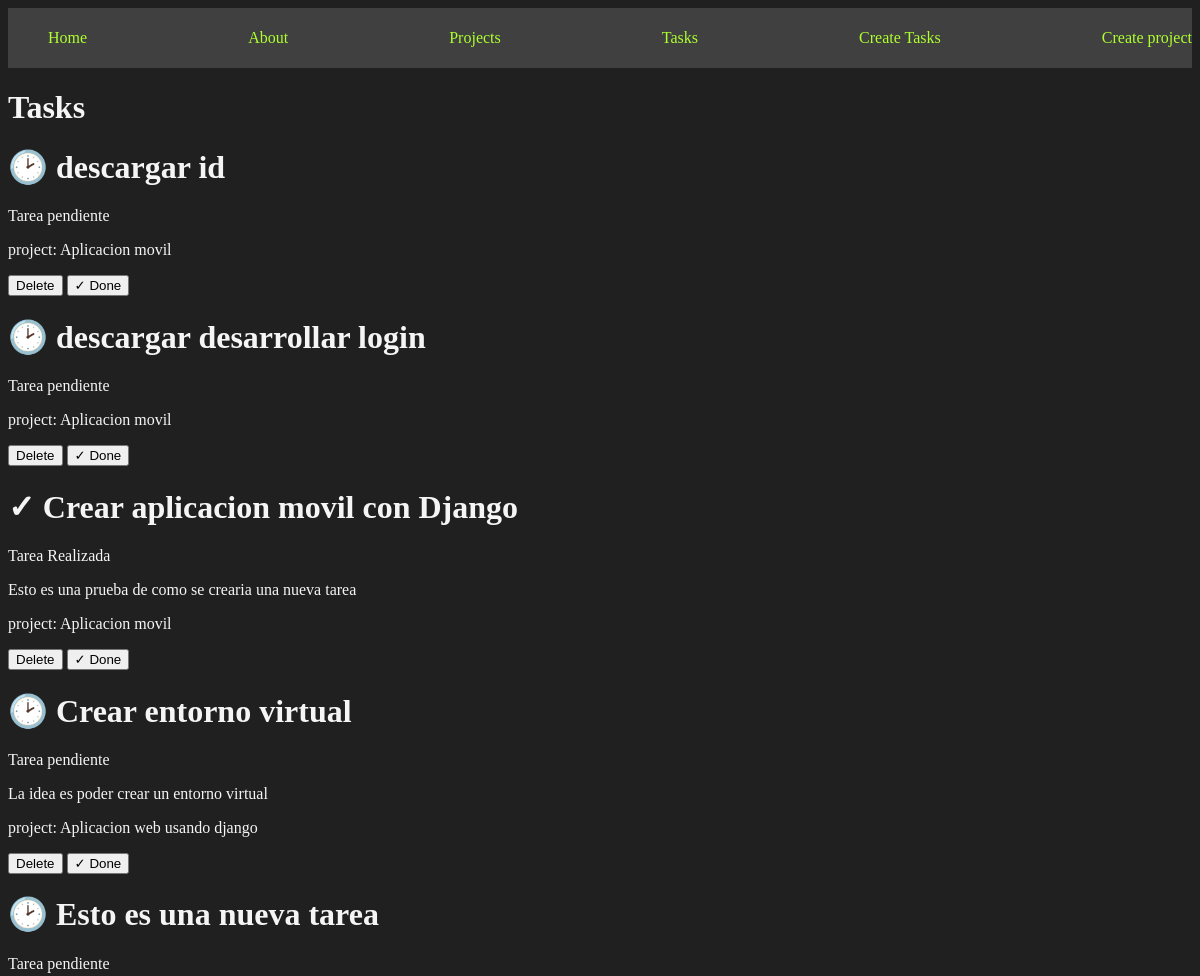
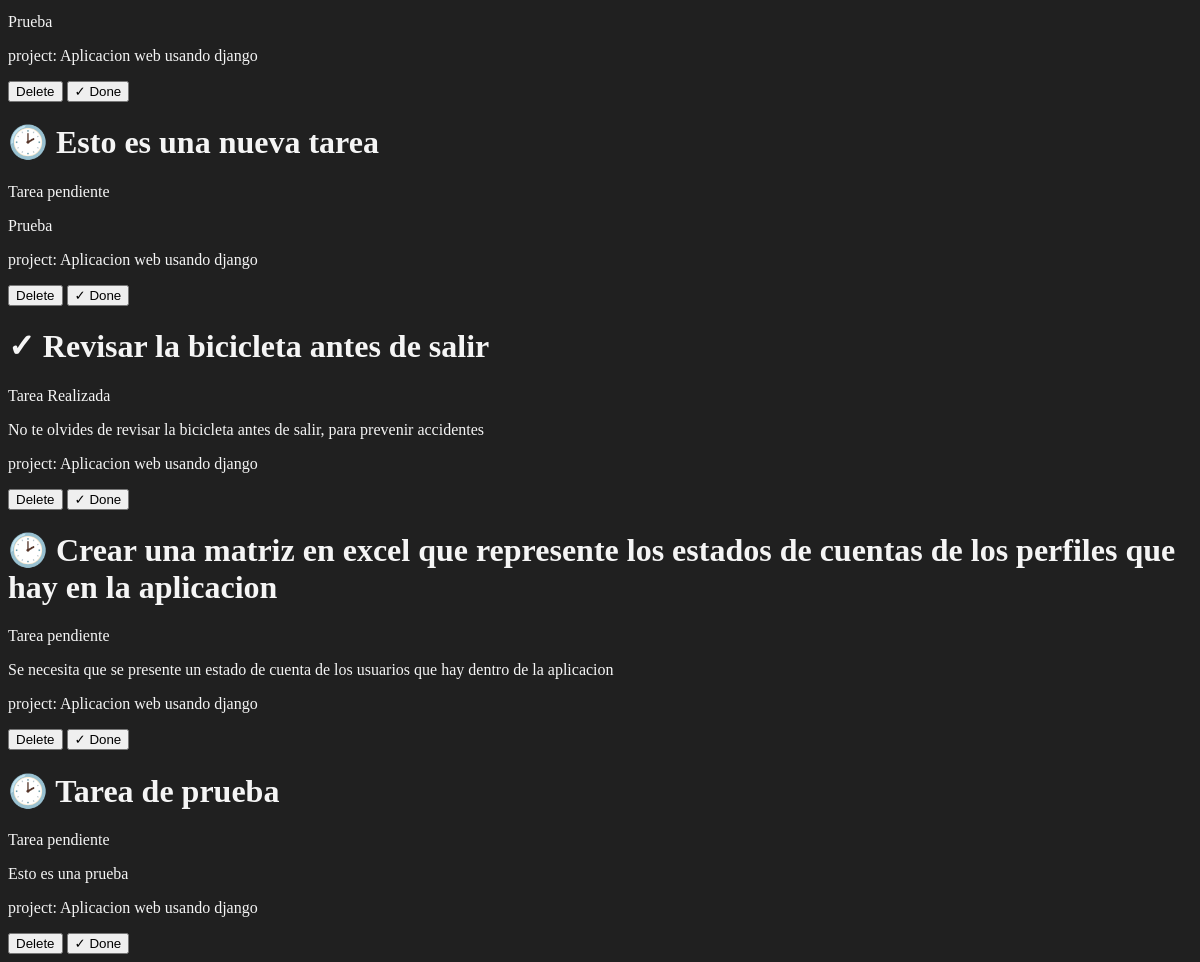
The page /tasks/ on the database as committed earlier (2 pictures, top to bottom).
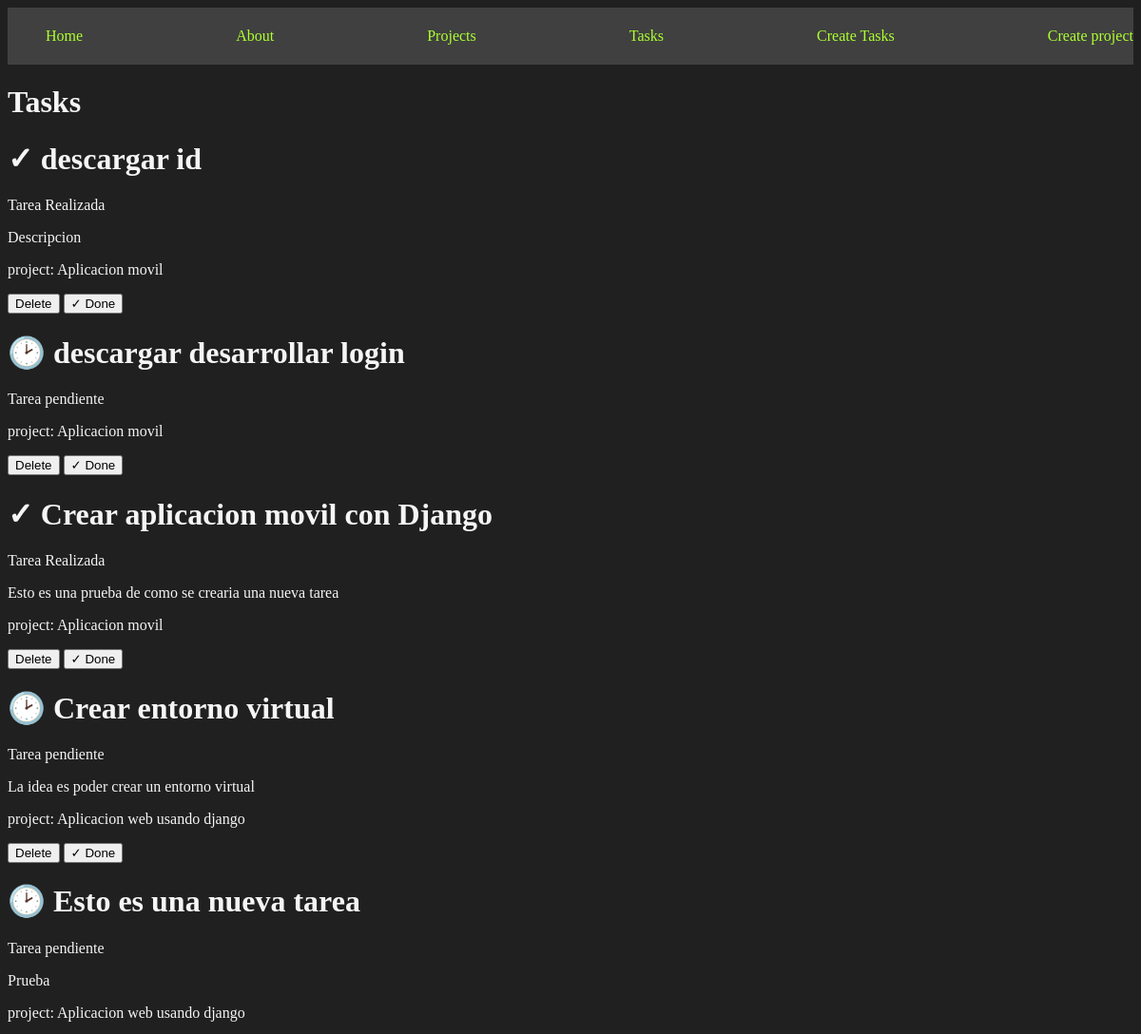
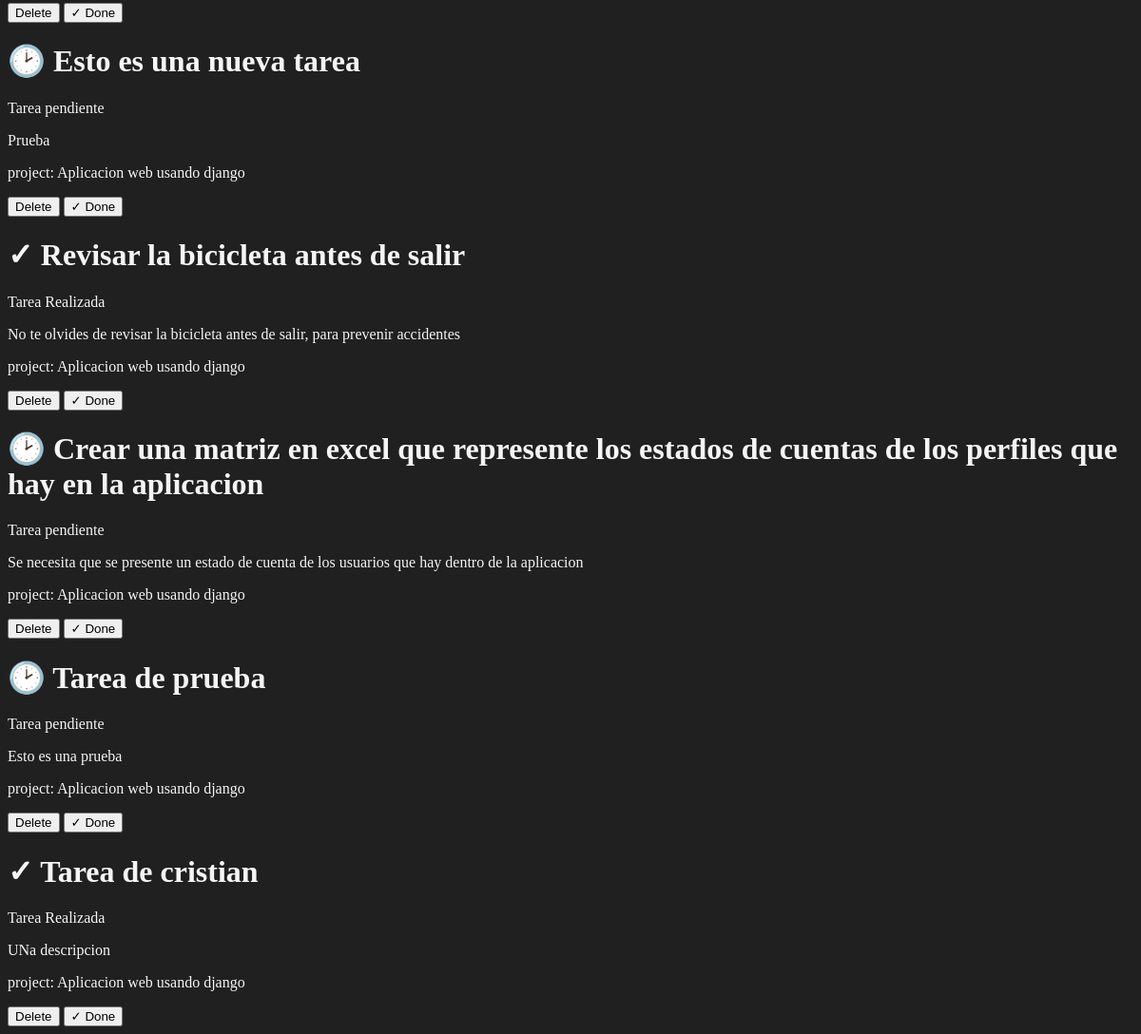
The same page on the database as committed later (2 pictures, top to bottom).
### myapp/models.py (models this page shows, shortened)
class Task(models.Model):
        title = models.CharField(max_length=200)
        description = models.TextField()
        project = models.ForeignKey(Project, on_delete=models.CASCADE)
        done = models.BooleanField(default=False)

class Project(models.Model):
        name = models.CharField(max_length=200)

### myapp/views.py (the view)
# urls.py: path('tasks/', views.tasks, name="tasks"),
def tasks(request):
    tasks = Task.objects.all()
    return render(request,'tasks.html', {
            'tasks':tasks
    })

### myapp/templates/tasks.html
{% extends 'layaouts/base.html' %}
{% block content %}
<h1>Tasks</h1>
{% for task in tasks %}
<div>
    <h1>{% if task.done == False %} 🕑 {%else %} ✓ {% endif %} {{task.title}}</h1>
    {% if task.done == False %}
    <p>Tarea pendiente</p>
    {% else %}
    <p>Tarea Realizada</p>
    {% endif %}
    <p>{{task.description}}</p>
    <p>project: {{task.project.name}}</p>
    <button>
        Delete
    </button>
    <button>
        ✓ Done
    </button>
</div>
{% endfor %}
{% endblock %}

### myapp/templates/layaouts/base.html (shortened to what this page needs)
{% load static%}
<!DOCTYPE html>
<html lang="en">
<head>
    <link rel="stylesheet" href="{% static 'styles/main.css'%}">
</head>
<body>
    <nav class='navbar container'>
        <ul>
            <li>
            <a href="{% url 'index' %}">Home</a>
            </li>
            <li>
                <a href="{% url 'about' %}">About</a>
            </li>
            <li>
            <a href="{% url 'projects' %}">Projects</a>
            </li>
            <li>
                <a href="{% url 'tasks' %}">Tasks</a>
            </li>
            <li>
                <a href="{% url 'create_tasks' %}">Create Tasks</a>
            </li>
            <li>
                <a href="{% url 'create_project' %}">Create project</a>
            </li>
        </ul>
    </nav>
    <main class="container">
    {% block content %}
    {% endblock %}
    </main>
</body>
</html>

### myapp/static/styles/main.css (style rules this page uses)
body { background: #202020; color: whitesmoke; }
.navbar { background: #404040; padding: 5px 0; }
.navbar ul { display: flex; justify-content: space-between; }
.navbar ul li { list-style: none; }
.navbar ul li a { color: greenyellow; text-decoration: none; }
.container { max-width: 1200px; margin: auto; padding: 20px 10; }

Rows that differ between the two databases and show on the page:
changed Task "descargar id": description (not shown) → "Descripcion"; done "🕑 Tarea pendiente" → "✓ Tarea Realizada"
added Task: title "Tarea de cristian", done "Tarea Realizada", description "UNa descripcion", project.name "Aplicacion web usando django"
